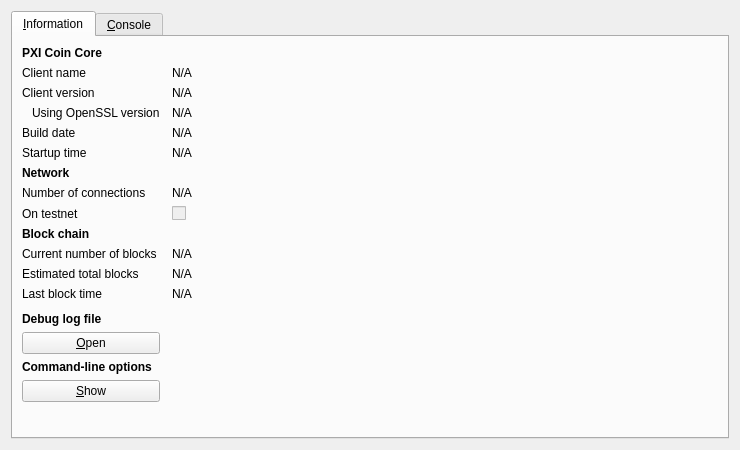
<?xml version="1.0" encoding="UTF-8"?>
<ui version="4.0">
 <class>RPCConsole</class>
 <widget class="QDialog" name="RPCConsole">
  <property name="geometry">
   <rect>
    <x>0</x>
    <y>0</y>
    <width>740</width>
    <height>450</height>
   </rect>
  </property>
  <property name="windowTitle">
   <string>PXI Coin - Debug window</string>
  </property>
  <layout class="QVBoxLayout" name="verticalLayout_2">
   <item>
    <widget class="QTabWidget" name="tabWidget">
     <property name="currentIndex">
      <number>0</number>
     </property>
     <widget class="QWidget" name="tab_info">
      <attribute name="title">
       <string>&amp;Information</string>
      </attribute>
      <layout class="QGridLayout" name="gridLayout" columnstretch="0,1">
       <property name="horizontalSpacing">
        <number>12</number>
       </property>
       <item row="0" column="0">
        <widget class="QLabel" name="label_9">
         <property name="font">
          <font>
           <weight>75</weight>
           <bold>true</bold>
          </font>
         </property>
         <property name="text">
          <string>PXI Coin Core</string>
         </property>
        </widget>
       </item>
       <item row="1" column="0">
        <widget class="QLabel" name="label_5">
         <property name="text">
          <string>Client name</string>
         </property>
        </widget>
       </item>
       <item row="1" column="1">
        <widget class="QLabel" name="clientName">
         <property name="cursor">
          <cursorShape>IBeamCursor</cursorShape>
         </property>
         <property name="text">
          <string>N/A</string>
         </property>
         <property name="textFormat">
          <enum>Qt::PlainText</enum>
         </property>
         <property name="textInteractionFlags">
          <set>Qt::LinksAccessibleByMouse|Qt::TextSelectableByKeyboard|Qt::TextSelectableByMouse</set>
         </property>
        </widget>
       </item>
       <item row="2" column="0">
        <widget class="QLabel" name="label_6">
         <property name="text">
          <string>Client version</string>
         </property>
        </widget>
       </item>
       <item row="2" column="1">
        <widget class="QLabel" name="clientVersion">
         <property name="cursor">
          <cursorShape>IBeamCursor</cursorShape>
         </property>
         <property name="text">
          <string>N/A</string>
         </property>
         <property name="textFormat">
          <enum>Qt::PlainText</enum>
         </property>
         <property name="textInteractionFlags">
          <set>Qt::LinksAccessibleByMouse|Qt::TextSelectableByKeyboard|Qt::TextSelectableByMouse</set>
         </property>
        </widget>
       </item>
       <item row="3" column="0">
        <widget class="QLabel" name="label_14">
         <property name="text">
          <string>Using OpenSSL version</string>
         </property>
         <property name="indent">
          <number>10</number>
         </property>
        </widget>
       </item>
       <item row="3" column="1">
        <widget class="QLabel" name="openSSLVersion">
         <property name="cursor">
          <cursorShape>IBeamCursor</cursorShape>
         </property>
         <property name="text">
          <string>N/A</string>
         </property>
         <property name="textFormat">
          <enum>Qt::PlainText</enum>
         </property>
         <property name="textInteractionFlags">
          <set>Qt::LinksAccessibleByMouse|Qt::TextSelectableByKeyboard|Qt::TextSelectableByMouse</set>
         </property>
        </widget>
       </item>
       <item row="4" column="0">
        <widget class="QLabel" name="label_12">
         <property name="text">
          <string>Build date</string>
         </property>
        </widget>
       </item>
       <item row="4" column="1">
        <widget class="QLabel" name="buildDate">
         <property name="cursor">
          <cursorShape>IBeamCursor</cursorShape>
         </property>
         <property name="text">
          <string>N/A</string>
         </property>
         <property name="textFormat">
          <enum>Qt::PlainText</enum>
         </property>
         <property name="textInteractionFlags">
          <set>Qt::LinksAccessibleByMouse|Qt::TextSelectableByKeyboard|Qt::TextSelectableByMouse</set>
         </property>
        </widget>
       </item>
       <item row="5" column="0">
        <widget class="QLabel" name="label_13">
         <property name="text">
          <string>Startup time</string>
         </property>
        </widget>
       </item>
       <item row="5" column="1">
        <widget class="QLabel" name="startupTime">
         <property name="cursor">
          <cursorShape>IBeamCursor</cursorShape>
         </property>
         <property name="text">
          <string>N/A</string>
         </property>
         <property name="textFormat">
          <enum>Qt::PlainText</enum>
         </property>
         <property name="textInteractionFlags">
          <set>Qt::LinksAccessibleByMouse|Qt::TextSelectableByKeyboard|Qt::TextSelectableByMouse</set>
         </property>
        </widget>
       </item>
       <item row="6" column="0">
        <widget class="QLabel" name="label_11">
         <property name="font">
          <font>
           <weight>75</weight>
           <bold>true</bold>
          </font>
         </property>
         <property name="text">
          <string>Network</string>
         </property>
        </widget>
       </item>
       <item row="7" column="0">
        <widget class="QLabel" name="label_7">
         <property name="text">
          <string>Number of connections</string>
         </property>
        </widget>
       </item>
       <item row="7" column="1">
        <widget class="QLabel" name="numberOfConnections">
         <property name="cursor">
          <cursorShape>IBeamCursor</cursorShape>
         </property>
         <property name="text">
          <string>N/A</string>
         </property>
         <property name="textFormat">
          <enum>Qt::PlainText</enum>
         </property>
         <property name="textInteractionFlags">
          <set>Qt::LinksAccessibleByMouse|Qt::TextSelectableByKeyboard|Qt::TextSelectableByMouse</set>
         </property>
        </widget>
       </item>
       <item row="8" column="0">
        <widget class="QLabel" name="label_8">
         <property name="text">
          <string>On testnet</string>
         </property>
        </widget>
       </item>
       <item row="8" column="1">
        <widget class="QCheckBox" name="isTestNet">
         <property name="enabled">
          <bool>false</bool>
         </property>
         <property name="text">
          <string/>
         </property>
        </widget>
       </item>
       <item row="9" column="0">
        <widget class="QLabel" name="label_10">
         <property name="font">
          <font>
           <weight>75</weight>
           <bold>true</bold>
          </font>
         </property>
         <property name="text">
          <string>Block chain</string>
         </property>
        </widget>
       </item>
       <item row="10" column="0">
        <widget class="QLabel" name="label_3">
         <property name="text">
          <string>Current number of blocks</string>
         </property>
        </widget>
       </item>
       <item row="10" column="1">
        <widget class="QLabel" name="numberOfBlocks">
         <property name="cursor">
          <cursorShape>IBeamCursor</cursorShape>
         </property>
         <property name="text">
          <string>N/A</string>
         </property>
         <property name="textFormat">
          <enum>Qt::PlainText</enum>
         </property>
         <property name="textInteractionFlags">
          <set>Qt::LinksAccessibleByMouse|Qt::TextSelectableByKeyboard|Qt::TextSelectableByMouse</set>
         </property>
        </widget>
       </item>
       <item row="11" column="0">
        <widget class="QLabel" name="label_4">
         <property name="text">
          <string>Estimated total blocks</string>
         </property>
        </widget>
       </item>
       <item row="11" column="1">
        <widget class="QLabel" name="totalBlocks">
         <property name="cursor">
          <cursorShape>IBeamCursor</cursorShape>
         </property>
         <property name="text">
          <string>N/A</string>
         </property>
         <property name="textFormat">
          <enum>Qt::PlainText</enum>
         </property>
         <property name="textInteractionFlags">
          <set>Qt::LinksAccessibleByMouse|Qt::TextSelectableByKeyboard|Qt::TextSelectableByMouse</set>
         </property>
        </widget>
       </item>
       <item row="12" column="0">
        <widget class="QLabel" name="label_2">
         <property name="text">
          <string>Last block time</string>
         </property>
        </widget>
       </item>
       <item row="12" column="1">
        <widget class="QLabel" name="lastBlockTime">
         <property name="cursor">
          <cursorShape>IBeamCursor</cursorShape>
         </property>
         <property name="text">
          <string>N/A</string>
         </property>
         <property name="textFormat">
          <enum>Qt::PlainText</enum>
         </property>
         <property name="textInteractionFlags">
          <set>Qt::LinksAccessibleByMouse|Qt::TextSelectableByKeyboard|Qt::TextSelectableByMouse</set>
         </property>
        </widget>
       </item>
       <item row="13" column="0">
        <spacer name="verticalSpacer_2">
         <property name="orientation">
          <enum>Qt::Vertical</enum>
         </property>
         <property name="sizeHint" stdset="0">
          <size>
           <width>20</width>
           <height>20</height>
          </size>
         </property>
        </spacer>
       </item>
       <item row="14" column="0">
        <widget class="QLabel" name="labelDebugLogfile">
         <property name="font">
          <font>
           <weight>75</weight>
           <bold>true</bold>
          </font>
         </property>
         <property name="text">
          <string>Debug log file</string>
         </property>
        </widget>
       </item>
       <item row="15" column="0">
        <widget class="QPushButton" name="openDebugLogfileButton">
         <property name="toolTip">
          <string>Open the PXI Coin debug log file from the current data directory. This can take a few seconds for large log files.</string>
         </property>
         <property name="text">
          <string>&amp;Open</string>
         </property>
         <property name="autoDefault">
          <bool>false</bool>
         </property>
        </widget>
       </item>
       <item row="16" column="0">
        <widget class="QLabel" name="labelCLOptions">
         <property name="font">
          <font>
           <weight>75</weight>
           <bold>true</bold>
          </font>
         </property>
         <property name="text">
          <string>Command-line options</string>
         </property>
        </widget>
       </item>
       <item row="17" column="0">
        <widget class="QPushButton" name="showCLOptionsButton">
         <property name="toolTip">
          <string>Show the PXI Coin-Qt help message to get a list with possible PXI Coin command-line options.</string>
         </property>
         <property name="text">
          <string>&amp;Show</string>
         </property>
         <property name="autoDefault">
          <bool>false</bool>
         </property>
        </widget>
       </item>
       <item row="18" column="0">
        <spacer name="verticalSpacer">
         <property name="orientation">
          <enum>Qt::Vertical</enum>
         </property>
         <property name="sizeHint" stdset="0">
          <size>
           <width>20</width>
           <height>40</height>
          </size>
         </property>
        </spacer>
       </item>
      </layout>
     </widget>
     <widget class="QWidget" name="tab_console">
      <attribute name="title">
       <string>&amp;Console</string>
      </attribute>
      <layout class="QVBoxLayout" name="verticalLayout_3">
       <property name="spacing">
        <number>3</number>
       </property>
       <item>
        <widget class="QTextEdit" name="messagesWidget">
         <property name="minimumSize">
          <size>
           <width>0</width>
           <height>100</height>
          </size>
         </property>
         <property name="readOnly">
          <bool>true</bool>
         </property>
         <property name="tabKeyNavigation" stdset="0">
          <bool>false</bool>
         </property>
         <property name="columnCount" stdset="0">
          <number>2</number>
         </property>
        </widget>
       </item>
       <item>
        <layout class="QHBoxLayout" name="horizontalLayout">
         <property name="spacing">
          <number>3</number>
         </property>
         <item>
          <widget class="QLabel" name="label">
           <property name="text">
            <string notr="true">&gt;</string>
           </property>
          </widget>
         </item>
         <item>
          <widget class="QLineEdit" name="lineEdit"/>
         </item>
         <item>
          <widget class="QPushButton" name="clearButton">
           <property name="maximumSize">
            <size>
             <width>24</width>
             <height>24</height>
            </size>
           </property>
           <property name="toolTip">
            <string>Clear console</string>
           </property>
           <property name="text">
            <string/>
           </property>
           <property name="icon">
            <iconset resource="../bitcoin.qrc">
             <normaloff>:/icons/remove</normaloff>:/icons/remove</iconset>
           </property>
           <property name="shortcut">
            <string notr="true">Ctrl+L</string>
           </property>
           <property name="autoDefault">
            <bool>false</bool>
           </property>
          </widget>
         </item>
        </layout>
       </item>
      </layout>
     </widget>
    </widget>
   </item>
  </layout>
 </widget>
 <resources>
  <include location="../bitcoin.qrc"/>
 </resources>
 <connections/>
</ui>
